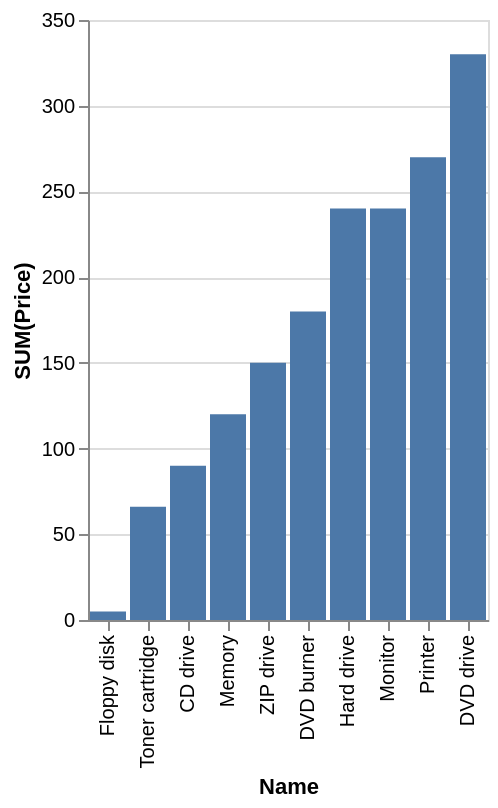

Source (Vega-Lite JSON):
### Vega-Lite specification from a JSON file in a GitHub repository (floating-point values rounded to 4 significant figures)
{"data": {"values": [{"x_data": "CD drive", "y_data": 90}, {"x_data": "DVD burner", "y_data": 180}, {"x_data": "DVD drive", "y_data": 330}, {"x_data": "Floppy disk", "y_data": 5}, {"x_data": "Hard drive", "y_data": 240}, {"x_data": "Memory", "y_data": 120}, {"x_data": "Monitor", "y_data": 240}, {"x_data": "Printer", "y_data": 270}, {"x_data": "Toner cartridge", "y_data": 66}, {"x_data": "ZIP drive", "y_data": 150}]}, "mark": "bar", "encoding": {"x": {"field": "x_data", "type": "nominal", "title": "Name", "sort": {"op": "sum", "field": "y_data", "order": "ascending"}}, "y": {"field": "y_data", "type": "quantitative", "title": "SUM(Price)"}}}
